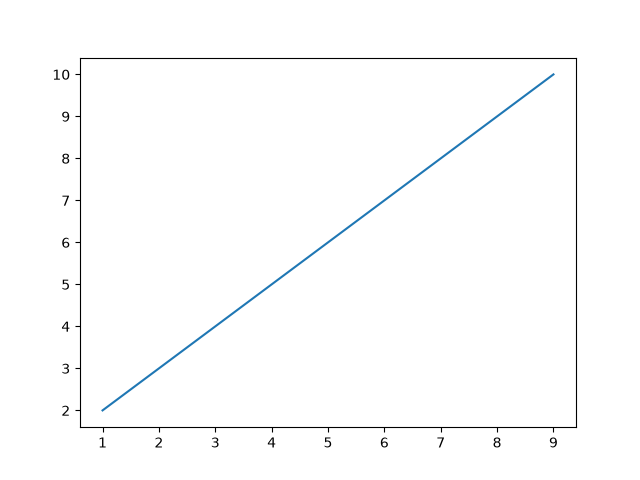

This chart was generated by the following Python code:
import matplotlib.pyplot as plt


# Количество координат должно быть одинаковым
x = [1, 3, 5, 7, 9]
y = [2, 4, 6, 8, 10]

plt.plot(x, y)  # Простой график - линия по точкам
plt.savefig("matplotlib/guide/test.png")
